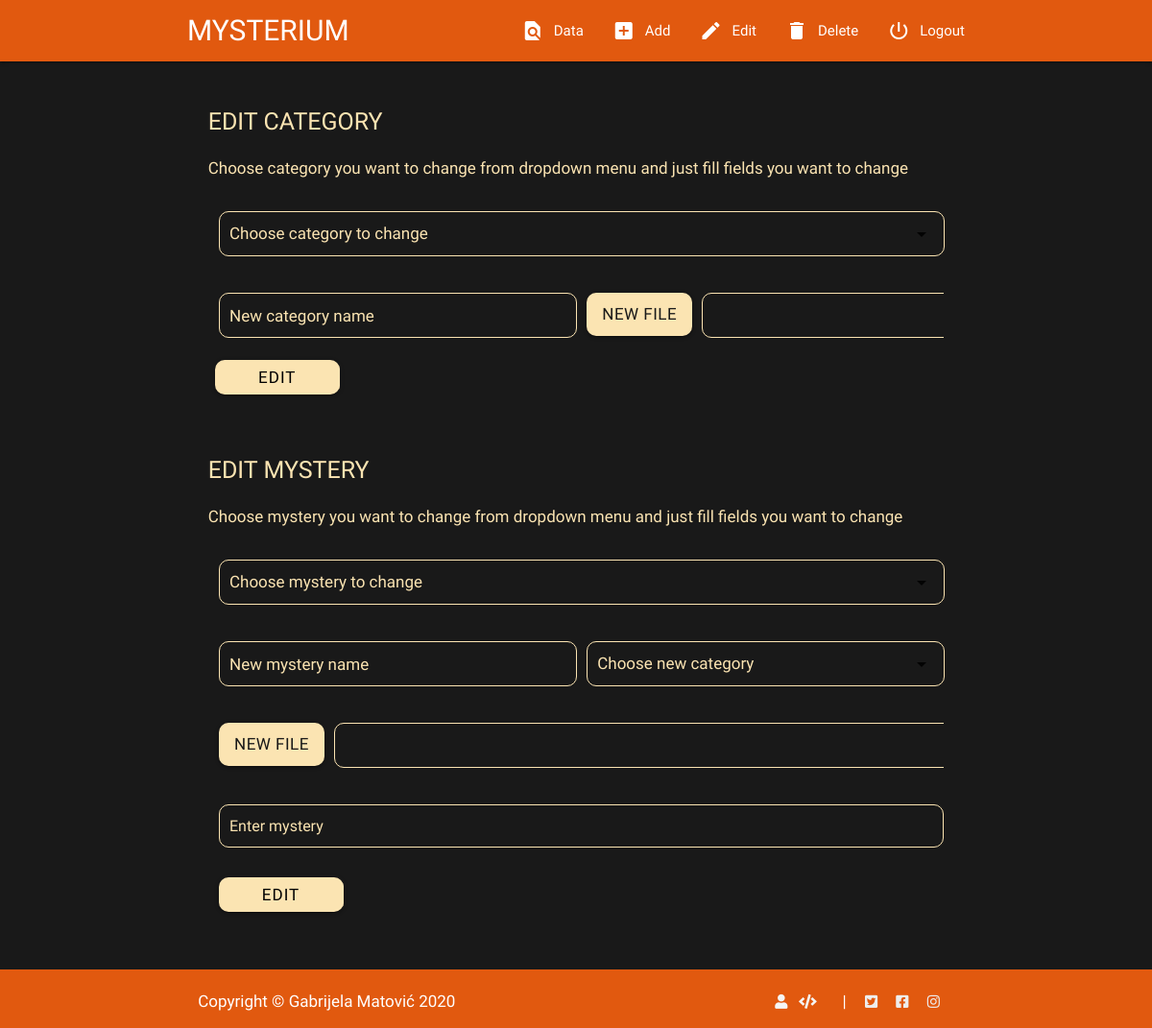
/index.php?view=mysterium&content=edit (signed in), run on the app's committed database.
### tables this page shows
CREATE TABLE `menu` (
  `menuID` int(255) NOT NULL,
  `href` varchar(255) NOT NULL,
  `name` varchar(255) DEFAULT NULL,
  `icon` varchar(255) DEFAULT NULL,
  `menuTypeID` int(20) DEFAULT NULL,
  `social` bit(1) DEFAULT NULL
);

### views/adminEdit.php (the view, shortened to what this page needs)
<div class="container-fluid backgroundDark nestanibgdark">
    <div class="container">
        <div class="row mysteriumContent pt-5">
            <div class="col s12">
                <h2 class="uppercase mb-2"> Edit category </h2>
                <p> Choose category you want to change from dropdown menu and just fill fields you want to change </p>
                <form class="col s12 mb-5"  enctype="multipart/form-data" action="logic/editCategory.php" method="post" onSubmit="return checkEditC();">
                    <div class="row">
                        <div class="input-field col s12 mb-3">
                        </div>
                    </div>
                    <div class="row">
                        <div class="input-field col l6 s12">
                        <input placeholder="New category name" id="first_name" name="categoryName" type="text">
                    </div>
                    <div class="input-field col l6 s12 keepFile">
                        <div class="file-field input-field">
                            <div class="btn btnAdd">
                                <span>New file</span>
                            </div>
                            <div class="file-path-wrapper">
                                <input class="file-path" type="text">
                            </div>
                        </div>
                    </div>
                    <div class="input-field col s12 m-0 p-0">
                        <input class="btn btnAddMC waves-effect ml-2 waves-light p-0 mb-3" value="Edit" type="submit" id="btnEditc" name="btnEditc" />
                    </div>
                </form>
            </div>
        </div>
        <div class="row mysteriumContent pt-5 pb-5">
            <div class="col s12">
                <h2 class="uppercase mb-2"> Edit mystery </h2>
                <p> Choose mystery you want to change from dropdown menu and just fill fields you want to change </p>
                <form class="col s12" enctype="multipart/form-data" action="logic/editMystery.php" method="post" onSubmit="return checkEditM();">
                    <div class="row">
                        <div class="input-field col s12">
                        </div>
                    </div>
                    <div class="row">
                        <div class="input-field col l6 s12">
                            <input placeholder="New mystery name" id="first_name" name="mysteryName" type="text">
                        </div>
                        <div class="input-field col l6 s12">
                        </div>
                    </div>
                    <div class="row">
                        <div class="input-field col s12 keepFile">
                            <div class="file-field input-field">
                                <div class="btn btnAdd">
                                    <span>New file</span>
                                </div>
                                <div class="file-path-wrapper">
                                    <input class="file-path" type="text">
                                </div>
                            </div>
                        </div>
                    </div>
                    <div class="row">
                        <div class="input-field col s12 keepTextarea">
                            <textarea id="textarea2" name="textam" class="materialize-textarea" placeholder="Enter mystery" data-length="60585"></textarea>
                        </div>
                    </div>
                    <div class="input-field col s12 m-0 p-0">
                        <input class="btn btnAddMC waves-effect waves-light p-0 mb-3" value="Edit" type="submit" id="btnEditm" name="btnEditm" />
                    </div>
                </form>
            </div>
        </div>
        </div>
    </div>

### views/menuUser.php
<?php
    require_once "connection.php";
    $role = $_SESSION['loggedUser'] -> role;
    $query = "SELECT m.href AS href, m.name AS name, m.icon AS icon, mt.title AS title FROM menu m INNER JOIN menutype mt ON m.menuTypeID = mt.menuTypeID WHERE mt.title = '$role'";
    $result = $connection -> query($query) -> fetchAll();
?>
<nav class="primarColor stayHere">
    <div class="nav-wrapper container">
        <a href="#!" class="brand-logo uppercase"><h1>Mysterium</h1></a>
        <ul id="addBecomeFixed">
            <?php foreach($result as $link): ?>
            <li class="menuUser"><a href="<?= $link -> href ?>"> <i class="material-icons left"> <?= $link -> icon ?> </i> <span class="disappear"> <?= $link -> name ?> </span> </a></li>
            <?php endforeach; ?>
            <li class="menuUser"><a href="logic/logout.php"><i class="material-icons left">power_settings_new</i> <span class="disappear"> Logout </span> </a></li>
        </ul>
    </div>
</nav>

### views/footer.php (shortened to what this page needs)
<?php
    require_once "connection.php";
    $query = $query = "SELECT m.href AS href, m.icon AS icon, mt.title AS title, m.social AS isSocial FROM menu m INNER JOIN menutype mt ON m.menuTypeID = mt.menuTypeID WHERE mt.title = 'footer'";
    $result = $connection -> query($query) -> fetchAll();
?>
    <footer class="page-footer p-0">
        <div class="footerDark">
            <div class="container">
                <div class="row">
                    <div class="col m6 s12 footerLine m-0">
                        Copyright &copy; Gabrijela Matović 2020
                    </div>
                    <div class="col m6 s12 footerLine">
                        <?php foreach($result as $link): ?>
                            <?php if($link -> isSocial == 0 && $link -> href != '#modalAuthor'): ?>
                        <a target="_blank" class="grey-text text-lighten-4 mr-2" href="<?= $link -> href ?>"> <i class=" <?= $link -> icon ?> social"></i> </a>
                            <?php endif; ?>
                            <?php if($link -> href == '#modalAuthor'): ?>
                        <a class="grey-text modal-trigger text-lighten-4 mr-2"  href="<?= $link -> href ?>"> <i class=" <?= $link -> icon ?> social"></i> </a>
                            <?php endif; ?>
                        <?php endforeach; ?>
                        <span class="mr-3 ml-3 slash"> &#124; </span>
                        <?php foreach($result as $link): ?>
                            <?php if($link -> isSocial == 1): ?>
                        <a class="grey-text text-lighten-3 mr-3" target="_blank" href="<?= $link -> href ?>"><i class=" <?= $link -> icon ?> social"></i></a>
                            <?php endif;?>
                        <?php endforeach; ?>
                    </div>
                </div>
            </div>
        </div>
    </footer>
</body>
</html>

### data on the page
menu: name "Data"
menu: name "Add"
menu: name "Edit"
menu: name "Delete"
